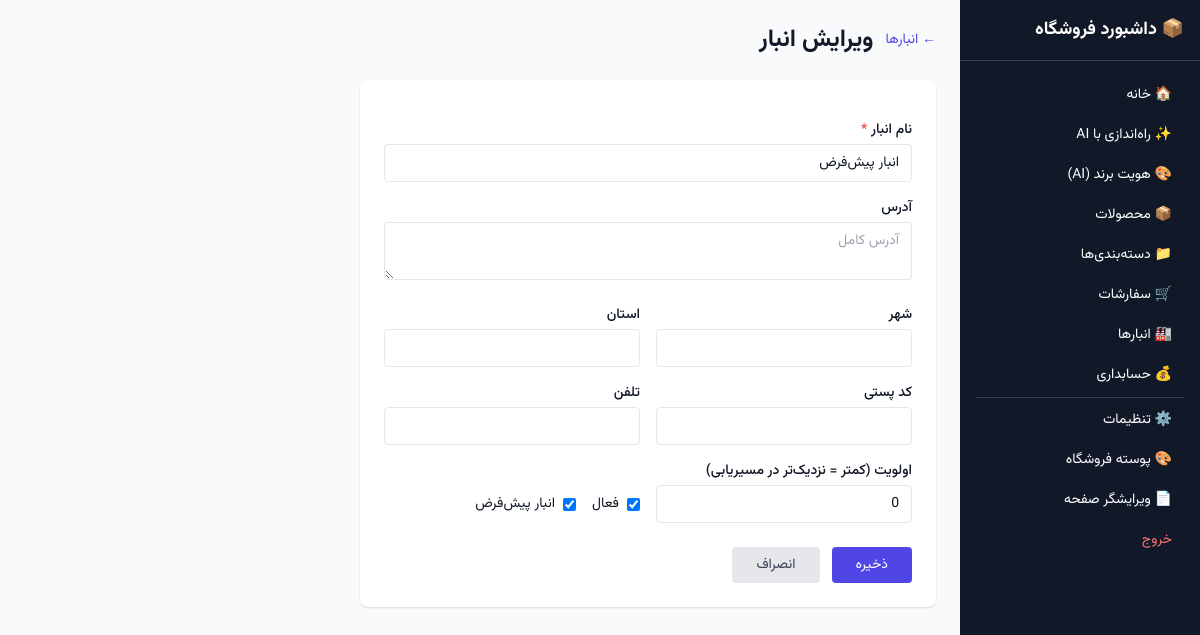
Screenshot of /dashboard/warehouses/1/edit/ (signed in) with the database file from the repository.
### core/models.py (models this page shows, shortened)
class Warehouse(models.Model):
    store = models.ForeignKey(Store, on_delete=models.CASCADE, related_name="warehouses")
    name = models.CharField(max_length=200)
    address = models.TextField(blank=True, default="")
    city = models.CharField(max_length=100, blank=True, default="")
    province = models.CharField(max_length=100, blank=True, default="")
    postal_code = models.CharField(max_length=20, blank=True, default="")
    phone = models.CharField(max_length=20, blank=True, default="")
    is_active = models.BooleanField(default=True)
    is_default = models.BooleanField(
        default=False,
        help_text="First warehouse for this store; used when no warehouse is specified.",
    )
    priority = models.PositiveIntegerField(
        default=0,
        help_text="Lower = higher priority for routing (e.g. nearest).",
    )
    created_at = models.DateTimeField(auto_now_add=True)
    updated_at = models.DateTimeField(auto_now=True)
    class Meta:
        db_table = "warehouses"
        ordering = ["priority", "name"]
        indexes = [
            models.Index(fields=["store", "is_active"]),
        ]

### dashboard/views.py (the view, shortened to what this page needs)
# urls.py: path("warehouses/<int:pk>/edit/", views.WarehouseEditView.as_view(), name="warehouse-edit"),
class WarehouseEditView(StoreAccessMixin, TemplateView):
    template_name = "dashboard/warehouse_form.html"
    def get_context_data(self, **kwargs):
        ctx = super().get_context_data(**kwargs)
        warehouse = get_object_or_404(
            Warehouse, pk=self.kwargs["pk"], store=self.request.current_store
        )
        if not get_warehouses_for_user(self.request.current_store, self.request.user).filter(pk=warehouse.pk).exists():
            from django.http import Http404
            raise Http404
        ctx["warehouse"] = warehouse
        ctx["is_edit"] = True
        return ctx

### core/context_processors.py (called while the page is built)
def platform_settings(request):
    try:
        ps = PlatformSettings.load()
    except Exception:
        ps = None
    return {"platform_settings": ps}

### core/models.py (called while the page is built)
    @classmethod
    def load(cls):
        obj, _ = cls.objects.get_or_create(pk=1)
        return obj

### core/warehouse_service.py (called while the page is built, shortened)
def get_warehouses_for_user(store, user):
    if store.owner_id == user.id:
        return Warehouse.objects.filter(store=store)

### dashboard/views.py (called while the page is built)
    def dispatch(self, request, *args, **kwargs):
        store = self.get_current_store(request)
        if not store:
            return redirect("dashboard:home")
        request.current_store = store
        return super().dispatch(request, *args, **kwargs)

    def get_current_store(self, request):
        store_id = request.session.get("current_store_id")
        if not store_id:
            return None
        store = Store.objects.filter(pk=store_id).first()
        if not store:
            return None
        if store.owner == request.user:
            return store
        if StoreStaff.objects.filter(store=store, user=request.user).exists():
            return store
        return None

### templates/dashboard/warehouse_form.html (shortened to what this page needs)
{% extends "dashboard/base.html" %}
{% block content %}
<div class="max-w-xl">
    <div class="flex items-center gap-3 mb-6">
        <a href="{% url 'dashboard:warehouse-list' %}" class="text-indigo-600 text-sm hover:underline">← انبارها</a>
        <h2 class="text-2xl font-bold">{% if is_edit %}ویرایش انبار{% else %}افزودن انبار{% endif %}</h2>
    </div>
    <form method="post" class="bg-white rounded-lg shadow p-6 space-y-4">
        <div>
            <label class="block text-sm font-medium mb-1">نام انبار <span class="text-red-500">*</span></label>
            <input type="text" name="name" required class="w-full border rounded px-3 py-2 text-sm" placeholder="مثال: انبار تهران" value="{{ warehouse.name|default:'' }}">
        </div>
        <div>
            <label class="block text-sm font-medium mb-1">آدرس</label>
            <textarea name="address" rows="2" class="w-full border rounded px-3 py-2 text-sm" placeholder="آدرس کامل">{{ warehouse.address|default:'' }}</textarea>
        </div>
        <div class="grid grid-cols-2 gap-4">
            <div>
                <label class="block text-sm font-medium mb-1">شهر</label>
                <input type="text" name="city" class="w-full border rounded px-3 py-2 text-sm" value="{{ warehouse.city|default:'' }}">
            </div>
            <div>
                <label class="block text-sm font-medium mb-1">استان</label>
                <input type="text" name="province" class="w-full border rounded px-3 py-2 text-sm" value="{{ warehouse.province|default:'' }}">
            </div>
        </div>
        <div class="grid grid-cols-2 gap-4">
            <div>
                <label class="block text-sm font-medium mb-1">کد پستی</label>
                <input type="text" name="postal_code" class="w-full border rounded px-3 py-2 text-sm" dir="ltr" value="{{ warehouse.postal_code|default:'' }}">
            </div>
            <div>
                <label class="block text-sm font-medium mb-1">تلفن</label>
                <input type="text" name="phone" class="w-full border rounded px-3 py-2 text-sm" dir="ltr" value="{{ warehouse.phone|default:'' }}">
            </div>
        </div>
        <div class="grid grid-cols-2 gap-4">
            <div>
                <label class="block text-sm font-medium mb-1">اولویت (کمتر = نزدیک‌تر در مسیریابی)</label>
                <input type="number" name="priority" min="0" class="w-full border rounded px-3 py-2 text-sm" value="{{ warehouse.priority|default:0 }}">
            </div>
            {% if is_edit %}
            <div class="flex items-center gap-4 pt-6">
                <label class="flex items-center gap-2">
                    <input type="checkbox" name="is_active" {% if warehouse.is_active %}checked{% endif %}>
                    <span class="text-sm">فعال</span>
                </label>
                <label class="flex items-center gap-2">
                    <input type="checkbox" name="is_default" {% if warehouse.is_default %}checked{% endif %}>
                    <span class="text-sm">انبار پیش‌فرض</span>
                </label>
            </div>
            {% endif %}
        </div>
        <div class="flex gap-3 pt-2">
            <button type="submit" class="bg-indigo-600 text-white px-6 py-2 rounded text-sm hover:bg-indigo-700">ذخیره</button>
            <a href="{% url 'dashboard:warehouse-list' %}" class="bg-gray-200 text-gray-700 px-6 py-2 rounded text-sm hover:bg-gray-300">انصراف</a>
        </div>
    </form>
</div>
{% endblock %}

### templates/base.html (style rules this page uses)
body { font-family: 'Vazirmatn', Tahoma, sans-serif; }
[dir="rtl"] { direction: rtl; text-align: right; }

### rows the page displays
Warehouse: name "انبار پیش‌فرض", priority "0", is_active "☑", is_default "☑"
